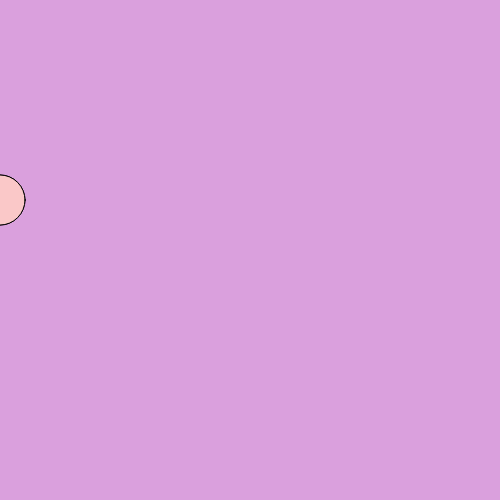
Frame 1 (no input)
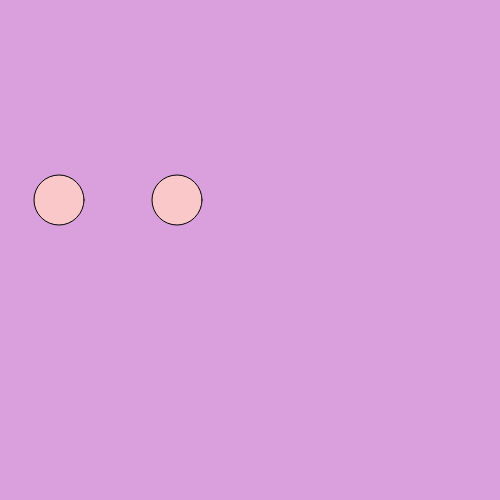
Frame 60 (no input)
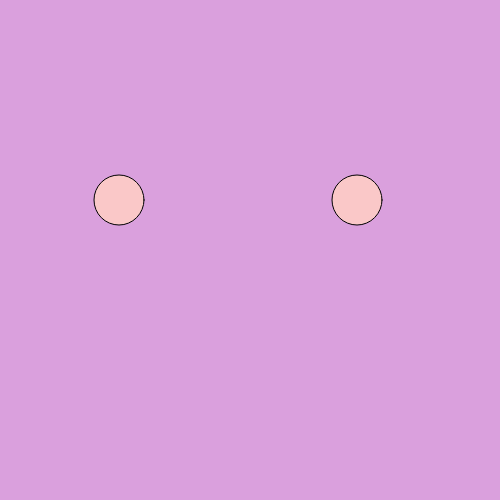
Frame 120 (the mouse pressed at the canvas centre since frame 60)

The p5.js sketch that drew these frames (run headless with seeded random() and noise() and a simulated clock; from frame 60 on, the mouse is pressed at the canvas centre):

// p5.js sketch
// ── sketch.js
var circle1 = {
    x: 0, y:200, diameter: 50
}

var circle2 = {
    x: 0, y:200, diameter: 50
}

var r = 218;
var g = 160;
var b = 221;

function setup() {
  
  createCanvas(500,500);
  
}

function draw() {
  background(r,g,b);
  fill(250, 200, 200);
  ellipse(circle1.x, circle1.y, circle1.diameter, circle1.diameter);
  ellipse(circle2.x, circle2.y, circle2.diameter, circle2.diameter);
  circle1.x = circle1.x +1;
  circle2.x = circle2.x +3;
  
}
